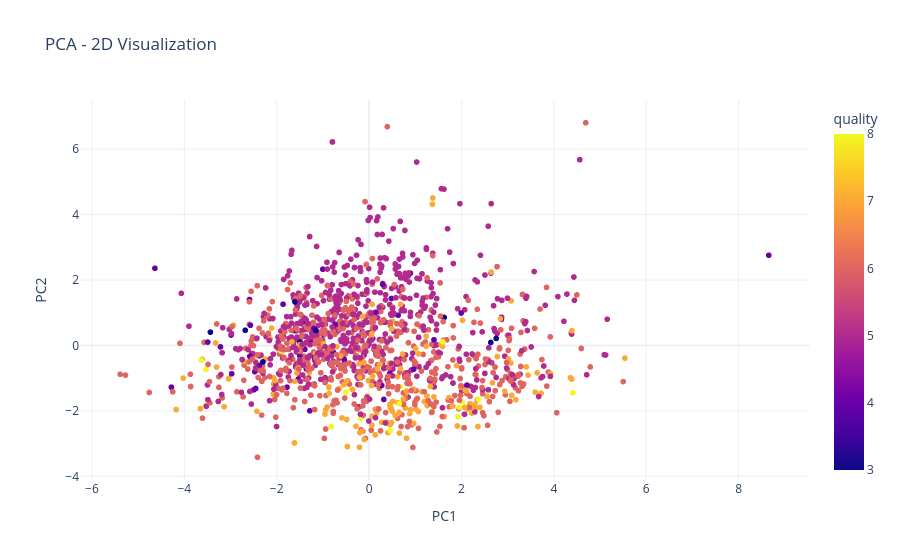

Notebook code for this chart:
### Code cell
fig = px.scatter(
    df_pca,
    x="PC1",
    y="PC2",
    color="quality",
    title="PCA - 2D Visualization",
    template="plotly_white"
)

fig.show()

### Figure 1 — Plotly figure (JSON) as saved in the notebook; plotly's stock layout.template omitted (floating-point values rounded to 4 significant figures; data arrays with more than 128 entries replaced by an {"elided": "..."} marker saying what was removed)
{"data": [{"hovertemplate": "PC1=%{x}<br>PC2=%{y}<br>quality=%{marker.color}<extra></extra>", "legendgroup": "", "marker": {"color": {"elided": "1599 int values"}, "coloraxis": "coloraxis", "symbol": "circle"}, "mode": "markers", "name": "", "showlegend": false, "type": "scattergl", "x": {"elided": "1599 float values"}, "xaxis": "x", "y": {"elided": "1599 float values"}, "yaxis": "y"}], "layout": {"coloraxis": {"colorbar": {"title": {"text": "quality"}}, "colorscale": [[0, "#0d0887"], [0.1111, "#46039f"], [0.2222, "#7201a8"], [0.3333, "#9c179e"], [0.4444, "#bd3786"], [0.5556, "#d8576b"], [0.6667, "#ed7953"], [0.7778, "#fb9f3a"], [0.8889, "#fdca26"], [1, "#f0f921"]]}, "legend": {"tracegroupgap": 0}, "title": {"text": "PCA - 2D Visualization"}, "xaxis": {"anchor": "y", "domain": [0, 1], "title": {"text": "PC1"}}, "yaxis": {"anchor": "x", "domain": [0, 1], "title": {"text": "PC2"}}}}
